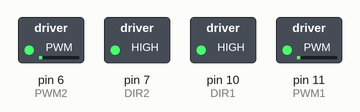
This sketch was run on a simulated Arduino Uno, built with avr-gcc and run on an emulated ATmega328P. Shown: switched loads named in the sketch (green lamp = pin HIGH).

Above: at 0.1 s.
Timing chart, 0 to 1.6 s (numbered marks = the images above):
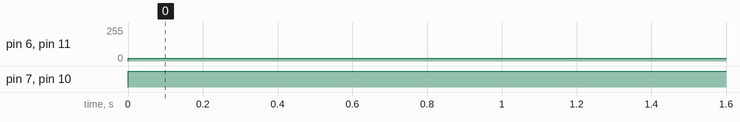

Measured:
- by itself, pin 6 (PWM2), pin 11 (PWM1): 0/255 → 20/255 at 0.00 s
- by itself, pin 7 (DIR2), pin 10 (DIR1): LOW → HIGH at 0.00 s

The sketch:

LF-MK1.0_Motor_Test2.ino
```cpp
#define DEFAULT_SPEED 20

// Motor A
const int PWM1 = 11;
const int DIR1 = 10;

// Motor B
const int PWM2 = 6;
const int DIR2 = 7;

void setup() {
  pinMode(PWM1, OUTPUT);
  pinMode(DIR1, OUTPUT);
  pinMode(PWM2, OUTPUT);
  pinMode(DIR2, OUTPUT);
}

void loop() {
  digitalWrite(DIR1, HIGH);
  analogWrite(PWM1, DEFAULT_SPEED);
  digitalWrite(DIR2, HIGH);
  analogWrite(PWM2, DEFAULT_SPEED);
  delay(2000);
}
```
